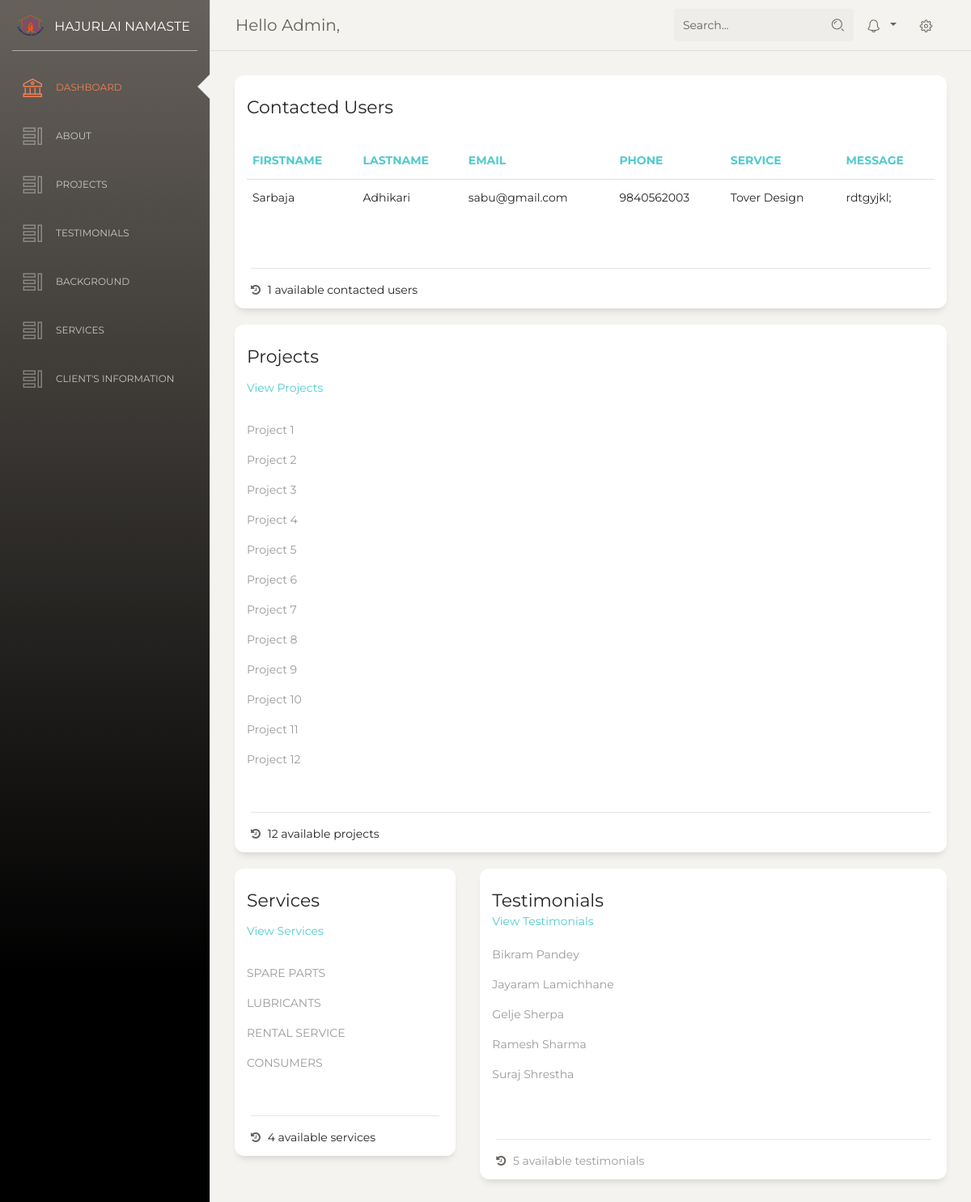
Screenshot of /backend/index.php (signed in) with the database file from the repository.
### tables this page shows
CREATE TABLE `contact` (
  `id` int(11) NOT NULL,
  `FirstName` varchar(30) NOT NULL,
  `LastName` varchar(30) NOT NULL,
  `Email` varchar(50) NOT NULL,
  `Phone` varchar(20) NOT NULL,
  `Service` varchar(20) NOT NULL,
  `Message` longtext NOT NULL,
  `created_at` timestamp NOT NULL DEFAULT CURRENT_TIMESTAMP ON UPDATE CURRENT_TIMESTAMP
);

CREATE TABLE `projects` (
  `id` int(11) NOT NULL,
  `name` varchar(50) NOT NULL,
  `content` longtext NOT NULL,
  `image` varchar(60) NOT NULL,
  `created_at` timestamp NOT NULL DEFAULT CURRENT_TIMESTAMP ON UPDATE CURRENT_TIMESTAMP,
  `updated_at` timestamp NOT NULL DEFAULT '0000-00-00 00:00:00'
);

CREATE TABLE `services` (
  `id` int(11) NOT NULL,
  `title` varchar(60) NOT NULL,
  `content` mediumtext NOT NULL,
  `image` varchar(100) NOT NULL,
  `created_at` timestamp NOT NULL DEFAULT CURRENT_TIMESTAMP ON UPDATE CURRENT_TIMESTAMP,
  `updated_at` timestamp NOT NULL DEFAULT '0000-00-00 00:00:00'
);

CREATE TABLE `testimonial` (
  `id` int(11) NOT NULL,
  `name` varchar(50) NOT NULL,
  `position` varchar(60) NOT NULL,
  `image` varchar(60) NOT NULL,
  `subject` text NOT NULL,
  `message` text NOT NULL,
  `created_at` timestamp NOT NULL DEFAULT CURRENT_TIMESTAMP ON UPDATE CURRENT_TIMESTAMP,
  `updated_at` timestamp NOT NULL DEFAULT '0000-00-00 00:00:00'
);

### backend/index.php (the view, shortened to what this page needs)
<?php
	include('../config/init.php');
  $qry="SELECT * FROM projects";
  $result1 = $connection->query($qry);
  $count = $result1->num_rows;
  $qry1="SELECT * FROM services";
  $result2 = $connection->query($qry1);
  $count1 = $result2->num_rows;
  $qry2="SELECT * FROM testimonial";
  $result3 = $connection->query($qry2);
  $count2 = $result3->num_rows;
  $q= "SELECT * FROM contact";
  $r= $connection->query($q);
  $c= $r->num_rows;
?>
<!DOCTYPE html>
<html lang="en">
<head>
  <link href="https://maxcdn.bootstrapcdn.com/font-awesome/latest/css/font-awesome.min.css" rel="stylesheet">
  <link href="assets/css/bootstrap.min.css" rel="stylesheet" />
  <link href="assets/css/paper-dashboard.css?v=2.0.0" rel="stylesheet" />
  <link href="assets/demo/demo.css" rel="stylesheet" />
</head>
<body class="">
  <div class="wrapper ">
    <?php
        include('includes/sidenav.php');
    ?>
    <div class="main-panel">
      <?php
        include('includes/navbar.php');
      ?>
      <div class="content">
        <div class="row">
          <div class="col-md-12">
            <div class="card ">
              <div class="card-header ">
                <h5 class="card-title">Contacted Users</h5>
              </div>
              <div class="card-body ">
                <?php if($c > 0) { ?>
                        <div class="table-responsive">
                            <table class="table">
                                <thead class=" text-primary">
                                <th>
                                    FirstName
                                </th>
                                <th>
                                    LastName
                                </th>
                                <th>
                                    Email
                                </th>
                                <th>
                                    Phone
                                </th>
                                <th>
                                    Service
                                </th>
                                <th>
                                    Message
                                </th>
                                </thead>
                                <tbody>
                                <?php while($row= $r->fetch_assoc()) { ?>
                                    <tr>
                                        <td>
                                          <?php echo $row['FirstName']; ?>
                                        </td>
                                        <td>
                                          <?php echo $row['LastName']; ?>
                                        </td>
                                        <td>
                                          <?php echo $row['Email']; ?>
                                        </td>
                                        <td>
                                          <?php echo $row['Phone']; ?>
                                        </td>
                                        <td>
                                          <?php echo $row['Service']; ?>
                                        </td>
                                        <td>
                                          <?php echo $row['Message']; ?>
                                        </td>
                                    </tr>
                                <?php } ?>
                                </tbody>
                            </table>
                        </div>
                  <?php
                  } else {
                    echo "No contacted users found";
                  }
                ?>
              </div>
              <div class="card-footer ">
                <hr>
                <div class="stats">
                  <?php if($c > 0) { ?>
                    <i class="fa fa-history"></i> <?php echo $c; ?> available contacted users
                  <?php } else {
                    echo "No contacted users found";
                    }
                  ?>
                </div>
              </div>
            </div>
          </div>
        </div>
        <div class="row">
          <div class="col-md-12">
            <div class="card ">
              <div class="card-header ">
                <h5 class="card-title">Projects</h5>
                <p class="card-category"><a href="projects.php">View Projects</a></p>
              </div>
              <div class="card-body ">
                <?php if($count > 0) { ?>
                  <?php while($row= $result1->fetch_assoc()) { ?>
                    <p class="card-category"><?php echo $row['name']; ?></p>
                  <?php }
                  } else {
                    echo "No projects found";
                  }
                ?>
              </div>
              <div class="card-footer ">
                <hr>
                <div class="stats">
                  <?php if($count > 0) { ?>
                    <i class="fa fa-history"></i> <?php echo $count; ?> available projects
                  <?php } else {
                    echo "No projects found";
                    }
                  ?>
                </div>
              </div>
            </div>
          </div>
        </div>
        <div class="row">
          <div class="col-md-4">
            <div class="card ">
              <div class="card-header ">
                <h5 class="card-title">Services</h5>
                <p class="card-category"><a href="services.php">View Services</a></p>
              </div>
              <div class="card-body ">
                <?php if($count1 > 0) { ?>
                  <?php while($row= $result2->fetch_assoc()) { ?>
                    <p class="card-category"><?php echo $row['title']; ?></p>
                  <?php }
                  } else {
                    echo "No services found";
                  }
                ?>
              </div>
              <div class="card-footer ">
                <hr>
                <div class="stats">
                  <?php if($count1 > 0) { ?>
                    <i class="fa fa-history"></i> <?php echo $count1; ?> available services
                  <?php } else {
                    echo "No projects found";
                    }
                  ?>
                </div>
              </div>
            </div>
          </div>
          <div class="col-md-8">
            <div class="card card-chart">
              <div class="card-header">
                <h5 class="card-title">Testimonials</h5>
                <p class="card-category"><a href="testimonials.php">View Testimonials</a></p>
              </div>
              <div class="card-body ">
                <?php if($count2 > 0) { ?>
                  <?php while($row= $result3->fetch_assoc()) { ?>
                    <p class="card-category"><?php echo $row['name']; ?></p>
                  <?php }
                  } else {
                    echo "No testimonials found";
                  }
                ?>
              </div>
              <div class="card-footer ">
                <hr>
                <div class="stats">
                  <?php if($count2 > 0) { ?>
                    <i class="fa fa-history"></i> <?php echo $count2; ?> available testimonials
                  <?php } else {
                    echo "No testimonials found";
                    }
                  ?>
                </div>
              </div>
            </div>
          </div>
        </div>
      </div>
    </div>
  </div>
</body>
</html>

### rows the page displays
contact: FirstName "Sarbaja", LastName "Adhikari", Email "sabu@gmail.com", Phone "9840562003", Service "Tover Design", Message "rdtgyjkl;"
projects: name "Project 1"
projects: name "Project 2"
projects: name "Project 3"
projects: name "Project 4"
projects: name "Project 5"
projects: name "Project 6"
projects: name "Project 7"
projects: name "Project 8"
projects: name "Project 9"
projects: name "Project 10"
projects: name "Project 11"
projects: name "Project 12"
services: title "SPARE PARTS"
services: title "LUBRICANTS"
services: title "RENTAL SERVICE"
services: title "CONSUMERS"
testimonial: name "Bikram Pandey"
testimonial: name "Jayaram Lamichhane"
testimonial: name "Gelje Sherpa"
testimonial: name "Ramesh Sharma"
testimonial: name "Suraj Shrestha"

### other values shown
$_SESSION['name'] "Admin"
$c "1"
$count "12"
$count1 "4"
$count2 "5"
